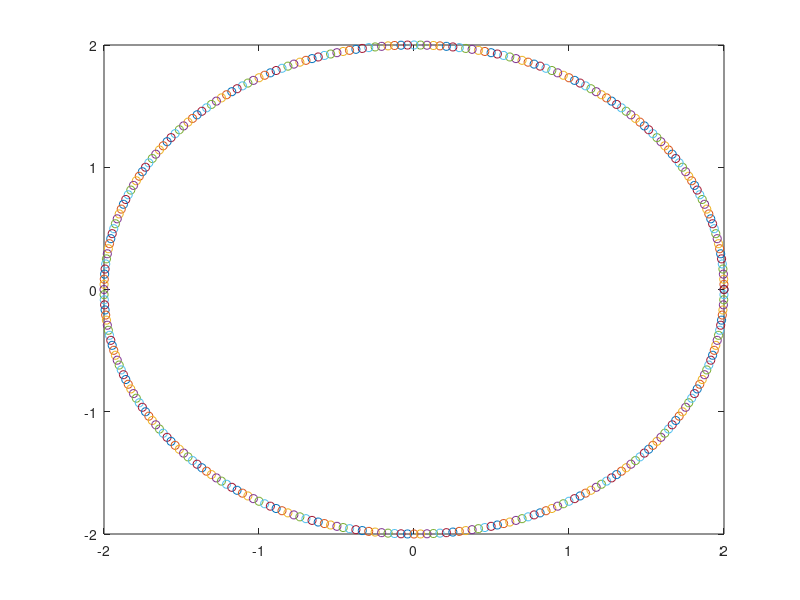

Recreate this plot in MATLAB.
th = 0:2*pi/300:2*pi;
x = 0;
y = 0;
r = 2
 for i = th
       xp = r*cos(i);
       yp = r*sin(i);
       plot(xp,yp, 'o')
       hold on
 end
